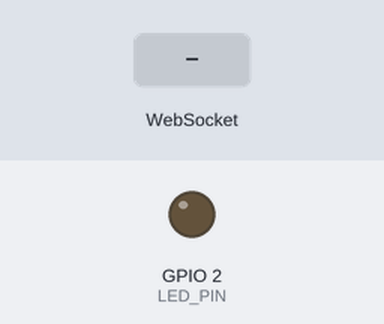
This sketch was run on a simulated ESP32. Shown: output pins drawn as LEDs (lit = HIGH). Dashed ring = blinking. The inputs (shaded band) are chosen by the test bench. WiFi joins after 1.5 s; servers stay silent unless stated; what the sketch prints to the serial monitor is not drawn.

Above: at 5.8 s.
5.9 s: WebSocket text "1" received
At 6.0 s:
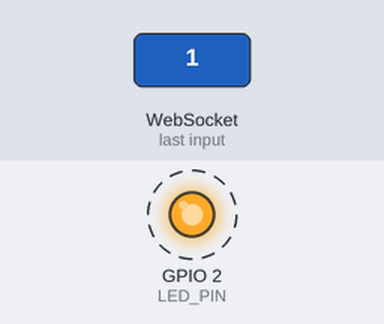
At 7.8 s:
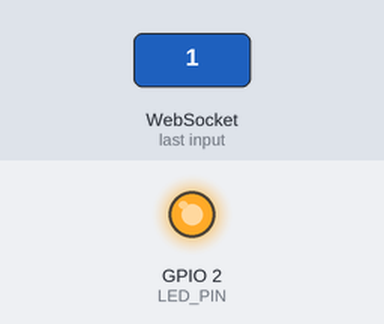
Timing chart, 0 to 9.3 s (numbered marks = the images above; inputs shaded):
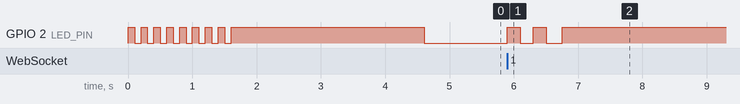

The sketch:

sketch_jan25c_WIFI_Websocket_copy_20250125174246.ino
```cpp
#include <WiFi.h>
#include <WebSocketsClient.h>
#include <ArduinoJson.h>

// WiFi credentials
const char* ssid = "Bob2_2.4GHz";
const char* password = "theaustralianfederation";

// WebSocket server details
const char* websocket_server = "192.168.1.38";  // Replace with your computer's IP
const int websocket_port = 8765;

// LED pin
const int LED_PIN = 2;

WebSocketsClient webSocket;

void setup() {
  pinMode(LED_PIN, OUTPUT);
  Serial.begin(115200);
  Serial.println("\nESP32 Starting up...");

  // Connect to WiFi
  WiFi.mode(WIFI_STA);
  WiFi.begin(ssid, password);
  Serial.printf("Connecting to %s ", ssid);

  // Blink while connecting to WiFi
  while (WiFi.status() != WL_CONNECTED) {
    digitalWrite(LED_PIN, HIGH);
    delay(100);
    digitalWrite(LED_PIN, LOW);
    delay(100);
    Serial.print(".");
  }

  // WiFi connected - solid LED for 3 seconds
  Serial.println("\nConnected to WiFi!");
  Serial.print("IP address: ");
  Serial.println(WiFi.localIP());
  digitalWrite(LED_PIN, HIGH);
  delay(3000);  // Stay solid for 3 seconds to confirm WiFi connection

  // Initialize WebSocket connection
  Serial.println("Connecting to WebSocket server...");
  digitalWrite(LED_PIN, LOW);  // LED off while attempting WebSocket connection
  webSocket.begin(websocket_server, websocket_port, "/");
  webSocket.onEvent(webSocketEvent);
  webSocket.setReconnectInterval(5000);
}

void loop() {
  webSocket.loop();

  // If WiFi disconnects, blink rapidly
  if (WiFi.status() != WL_CONNECTED) {
    digitalWrite(LED_PIN, HIGH);
    delay(50);
    digitalWrite(LED_PIN, LOW);
    delay(50);
    Serial.println("WiFi disconnected!");
  }
}

void webSocketEvent(WStype_t type, uint8_t * payload, size_t length) {
  switch(type) {
    case WStype_DISCONNECTED:
      Serial.println("Disconnected from WebSocket server");
      // Slow blink when disconnected from WebSocket
      digitalWrite(LED_PIN, HIGH);
      delay(500);
      digitalWrite(LED_PIN, LOW);
      delay(500);
      break;

    case WStype_CONNECTED:
      Serial.println("Connected to WebSocket server");
      // Double blink to indicate WebSocket connection
      for(int i = 0; i < 2; i++) {
        digitalWrite(LED_PIN, HIGH);
        delay(200);
        digitalWrite(LED_PIN, LOW);
        delay(200);
      }
      digitalWrite(LED_PIN, HIGH);  // Then stay solid
      break;

    case WStype_TEXT:
      // Quick blink for each data packet
      digitalWrite(LED_PIN, LOW);
      delay(50);
      digitalWrite(LED_PIN, HIGH);

      // Print first part of received data
      Serial.print("Data received: ");
      if (length > 100) {
        Serial.write(payload, 100);
        Serial.println("...");
      } else {
        Serial.write(payload, length);
        Serial.println();
      }
      break;
  }
}
```

Measured:
- after the input at 5.9 s, GPIO 2 (LED_PIN): alternates HIGH for 0.20 s and LOW for 0.23 s, 5 changes in all, then stays HIGH, starting at once
